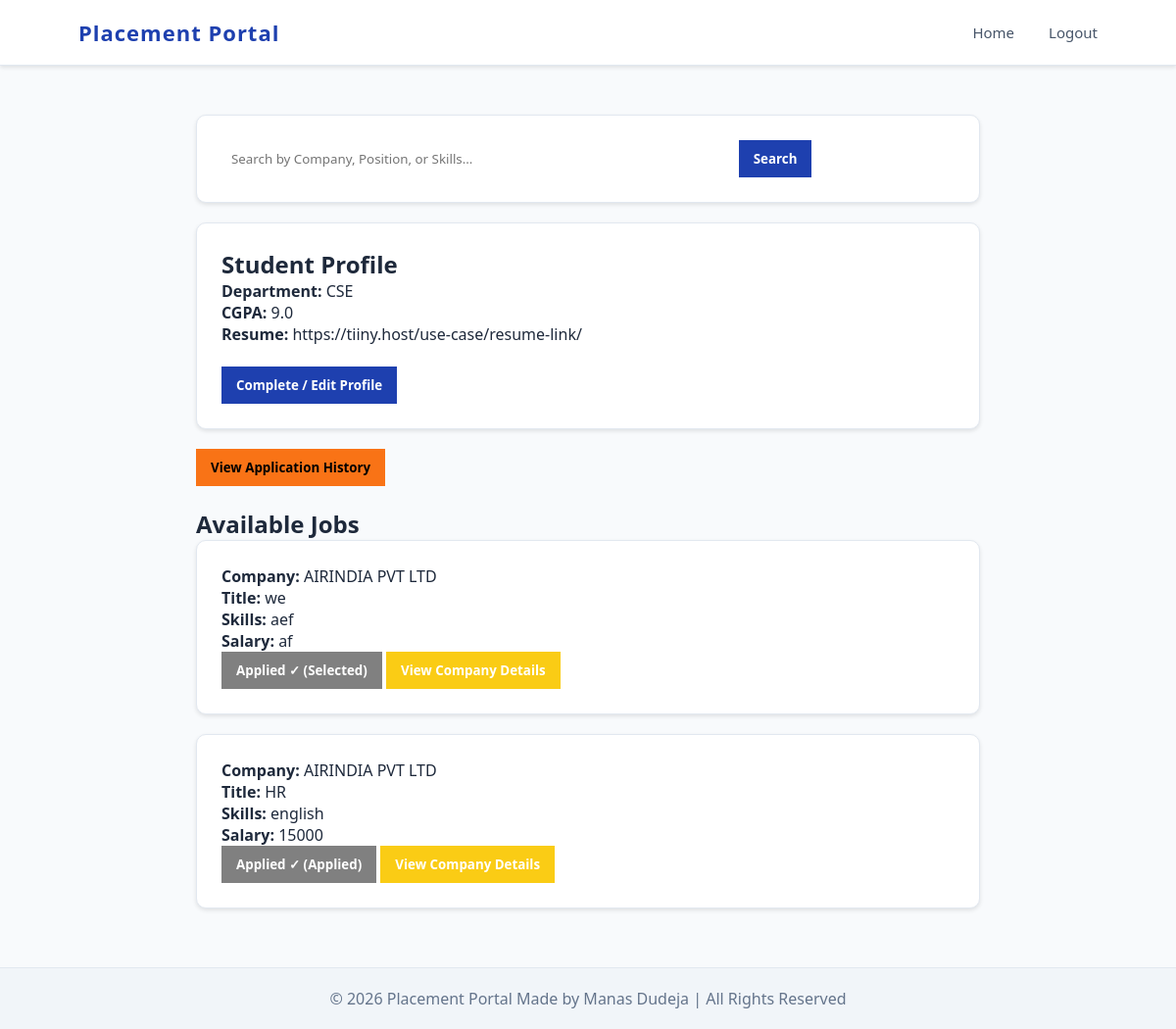
Page /student_dashboard (signed in) on the committed database.
### placement_portal/app.py (models this page shows)
class StudentProfile(db.Model):
    __tablename__ = "student_profiles"
    id = db.Column(db.Integer, primary_key=True)
    user_id = db.Column(
        db.Integer,
        db.ForeignKey("users.id"),
        nullable=False
    )
    department = db.Column("college_department", db.String(100))
    year = db.Column("college_year", db.Integer)
    cgpa = db.Column("college_cgpa", db.Float)
    skills = db.Column(db.String(200))
    resume = db.Column("C_V", db.String(200))
    placement_status = db.Column(db.String(50), default="Not Placed")
    user = db.relationship("User", backref=db.backref("student_profile", uselist=False))
    applications = db.relationship("Application", backref="student", lazy=True)

class Job(db.Model):
    __tablename__ = "jobs"
    id = db.Column(db.Integer, primary_key=True)
    company_id = db.Column(
        db.Integer,
        db.ForeignKey("company_profiles.id")
    )
    title = db.Column(db.String(150))
    description = db.Column(db.Text)
    skills = db.Column(db.String(200))
    experience = db.Column(db.String(50))
    salary = db.Column(db.String(50))
    job_type = db.Column(db.String(50), default="General")
    is_approved = db.Column(db.Boolean, default=False)
    posted_at = db.Column(db.DateTime, default=datetime.utcnow)
    disclosure = db.Column(db.DateTime, default=datetime.utcnow)
    is_closed = db.Column(db.Boolean, default=False)
    company = db.relationship("CompanyProfile", backref=db.backref("jobs", lazy=True))
    applications = db.relationship("Application", backref="job", lazy=True)

class CompanyProfile(db.Model):
    __tablename__ = "company_profiles"
    id = db.Column(db.Integer, primary_key=True)
    user_id = db.Column(
        db.Integer,
        db.ForeignKey("users.id"),
        nullable=False
    )
    company_name = db.Column(db.String(150))
    industry_type = db.Column(db.String(100))
    active_website = db.Column(db.String(150))
    company_location = db.Column(db.String(100))
    company_strength = db.Column(db.String(50))
    user = db.relationship("User", backref=db.backref("company_profile", uselist=False))

class Application(db.Model):
    __tablename__ = "applications"
    id = db.Column(db.Integer, primary_key=True)
    job_id = db.Column(
        db.Integer,
        db.ForeignKey("jobs.id")
    )
    student_id = db.Column(
        db.Integer,
        db.ForeignKey("student_profiles.id")
    )
    status = db.Column(db.String(50), default="Applied")
    applied_at = db.Column(db.DateTime, default=datetime.utcnow)
    updated_at = db.Column(db.DateTime)
    remarks = db.Column(db.String(200))

### placement_portal/app.py (the view)
@app.route("/student_dashboard")
def student_dashboard():
    if "user_id" not in session:
        return redirect("/login")
    user_id = session["user_id"]
    student = StudentProfile.query.filter_by(user_id=user_id).first()
    search = request.args.get("search")
    jobs_query = Job.query.filter_by(is_approved=True, is_closed=False)
    if search:
        jobs_query = jobs_query.join(CompanyProfile).filter(
            (CompanyProfile.company_name.ilike(f"%{search}%")) |
            (Job.title.ilike(f"%{search}%")) |
            (Job.skills.ilike(f"%{search}%"))
        )
    jobs = jobs_query.all()
    applied_jobs = {}
    if student:
        for app in student.applications:
            applied_jobs[app.job_id] = app.status
    return render_template(
        "student_dashboard.html",
        student=student,
        jobs=jobs,
        applied_jobs=applied_jobs
    )

### placement_portal/templates/student_dashboard.html (shortened to what this page needs)
{% extends 'base.html' %}
{% block content %}
</head>
<body>
    <div class="container">
        <div class="card">
            <form method="GET" action="/student_dashboard">
                <input type="text" name="search" placeholder="Search by Company, Position, or Skills..."
                    style="padding:10px; width:70%; border-radius:6px; border:none;">
                <button class="btn">Search</button>
            </form>
        </div>
        <div class="card">
            <h2>Student Profile</h2>
            {% if student %}
            <p><b>Department:</b> {{ student.department }}</p>
            <p><b>CGPA:</b> {{ student.cgpa }}</p>
            <p><b>Resume:</b> {{ student.resume }}</p>
            {% else %}
            <p class="incomplete">⚠ Profile Incomplete</p>
            {% endif %}
            <br>
            <a href="/complete-student-profile">
                <button class="btn">Complete / Edit Profile</button>
            </a>
        </div>
        <a href="/my-applications">
            <button class="btn" style="background:#f97316; color:black;">
                View Application History
            </button>
        </a>
        <br><br>
        <h2>Available Jobs</h2>
        {% for job in jobs %}
        <div class="card">
            <p><b>Company:</b> {{ job.company.company_name }}</p>
            <p><b>Title:</b> {{ job.title }}</p>
            <p><b>Skills:</b> {{ job.skills }}</p>
            <p><b>Salary:</b> {{ job.salary }}</p>
            {% if job.id in applied_jobs %}
            <button class="btn" style="background: gray; cursor: not-allowed;">
                Applied ✓ ({{ applied_jobs[job.id] }})
            </button>
            {% else %}
            <a href="/apply-job/{{ job.id }}">
                <button class="btn apply">Apply Job</button>
            </a>
            {% endif %}
            <a href="/company-details/{{ job.company.id }}">
                <button class="btn" style="background:#facc15;">
                    View Company Details
                </button>
            </a>
        </div>
        {% endfor %}
    </div>
    {% endblock %}

### placement_portal/templates/base.html (shortened to what this page needs)
<!DOCTYPE html>
<html lang="en">
<head>
</head>
<body>
<div class="navbar">
    <div class="logo">Placement Portal</div>
    <div class="nav-links">
        <a href="/">Home</a>
        {% if not session.get('user_id') %}
        <a href="/login">Login</a>
        <a href="/register" class="nav-btn">Register</a>
        {% else %}
        <a href="/logout">Logout</a>
        {% endif %}
    </div>
</div>
{% block content %}{% endblock %}
<footer>
    © 2026 Placement Portal Made by Manas Dudeja  | All Rights Reserved
</footer>
</body>
</html>

### placement_portal/templates/base.html (style rules this page uses)
* { margin: 0; padding: 0; box-sizing: border-box; font-family: "Segoe UI", Arial, sans-serif; }
body { background: #f8fafc; color: #1e293b; }
.navbar { background: rgba(255, 255, 255, 0.95); backdrop-filter: blur(10px); padding: 18px 80px; display: flex; justify-content: space-between; align-items: center; border-bottom: 1px solid #e2e8f0; position: sticky; top: 0; z-index: 1000; box-shadow: 0 2px 4px rgba(0,0,0,0.1); }
.logo { font-size: 22px; font-weight: bold; color: #1e40af; letter-spacing: 1px; }
.nav-links { display: flex; align-items: center; }
.nav-links a { color: #475569; margin-left: 35px; text-decoration: none; font-weight: 500; font-size: 15px; position: relative; transition: 0.3s ease; }
.nav-links a::after { content: ""; position: absolute; left: 0; bottom: -6px; width: 0%; height: 2px; background: #3b82f6; transition: 0.3s ease; }
footer { background: #f1f5f9; text-align: center; padding: 20px; margin-top: 60px; border-top: 1px solid #e2e8f0; color: #64748b; }
.container { width: 85%; margin: auto; }

### placement_portal/templates/student_dashboard.html (style rules this page uses)
body { font-family: Arial; background: #f8fafc; color: #1e293b; }
.container { width: 800px; margin: 50px auto; }
.card { background: #ffffff; padding: 25px; border-radius: 10px; margin-bottom: 20px; border: 1px solid #e2e8f0; box-shadow: 0 2px 4px rgba(0,0,0,0.1); }
.btn { padding: 10px 15px; background: #1e40af; border: none; color: white; font-weight: bold; cursor: pointer; }

### rows in the picture
StudentProfile: department "CSE", cgpa "9.0", resume "https://tiiny.host/use-case/resume-link/"
Job: company.company_name "AIRINDIA PVT LTD", title "we", skills "aef", salary "af"
Application: status "Selected"
Job: company.company_name "AIRINDIA PVT LTD", title "HR", skills "english", salary "15000"
Application: status "Applied"
